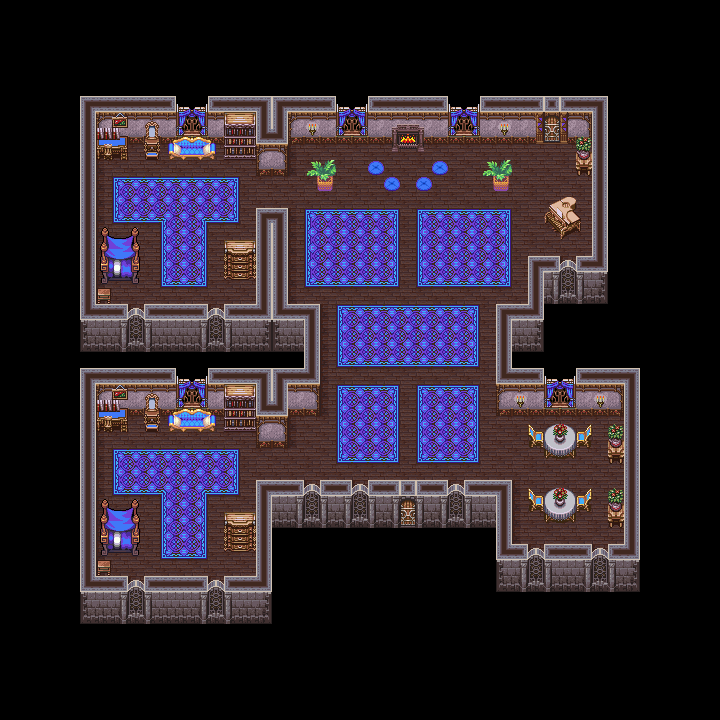

This is a level from a 2D game, rendered from its Tiled map with the project's own tilesets. A one-line summary and the map file follow, with tile-layer data summarised:
An orthogonal 45x45 tile map with 16x16 px tiles, 2 tile layers (background, collision), 2 tilesets and 3 objects (goout01, bed02, bed01).

<map version="1.0" tiledversion="1.1.6" orientation="orthogonal" renderorder="right-down" width="45" height="45" tilewidth="16" tileheight="16" infinite="0" nextobjectid="4">
 <tileset firstgid="1" name="map58_Eliska" tilewidth="16" tileheight="16" tilecount="1295" columns="37">
  <image source="map58_Eliska.png" width="592" height="560" />
 </tileset>
 <tileset firstgid="1296" name="map57_Tom" tilewidth="16" tileheight="16" tilecount="399" columns="21">
  <image source="map57_Tom.png" width="336" height="304" />
 </tileset>
 <layer name="background" width="45" height="45">
  <data>[2025 cells, 2025 non-empty, 1111 distinct tile ids]</data>
 </layer>
 <layer name="collision" width="45" height="45">
  <data>[2025 cells, 1530 non-empty, 616 distinct tile ids]</data>
 </layer>
 <objectgroup name="objects">
  <object id="1" name="goout01" gid="1" x="400" y="495" width="16" height="16" />
  <object id="2" name="bed02" gid="1" x="129" y="559" width="16" height="16" />
  <object id="3" name="bed01" gid="1" x="129" y="288" width="16" height="16" />
 </objectgroup>
</map>
